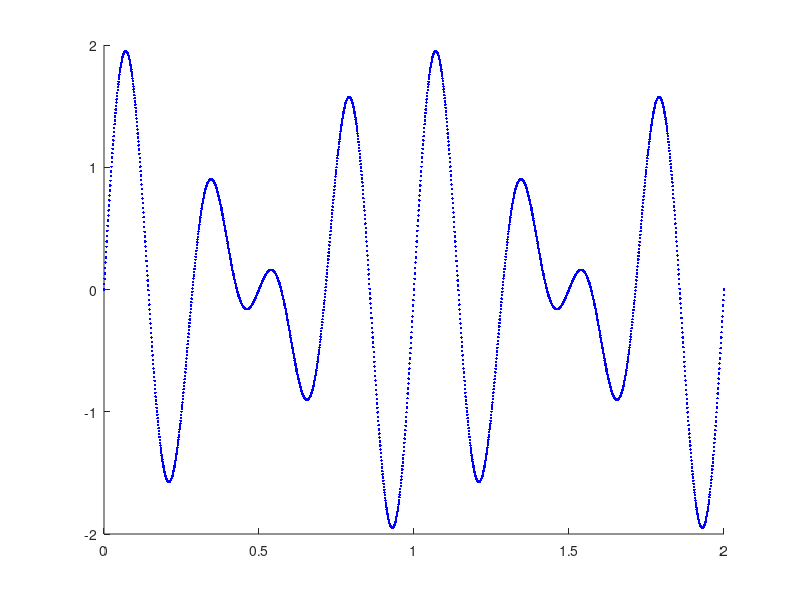

This figure's MATLAB source:
ts = 0.001;
nf = 2;


% Para f(t)
f = 3;
A = 1;
fase = 0;

T = 1./f;
w = f.*2.*pi;

t = 0:ts:nf;
fx = A.*sin(w.*t + fase);

% Para g(t)
f = 4;
A = 1;
fase = 0;

T = 1./f;
w = f.*2.*pi;

t = 0:ts:nf;
gx = A.*sin(w.*t + fase);

% p(t) = f(t) + g(t)

px = fx + gx;

A0 = max(px)
f0 = gcd(3,4)

%plot(t,fx,"r.")
hold on
%plot(t,gx,"g.")
hold on
plot(t,px,"b.")